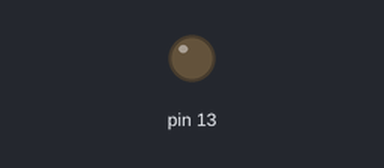
Recording of a sketch running on a simulated Arduino Uno, built with avr-gcc and run on an emulated ATmega328P. Parts: output pins drawn as LEDs (lit = HIGH).

Above: at 0.65 s.
At 5.15 s:
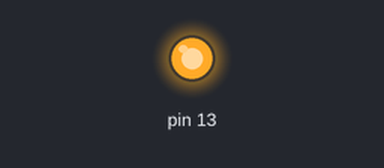
Timing chart, 0 to 7.8 s (numbered marks = the images above):
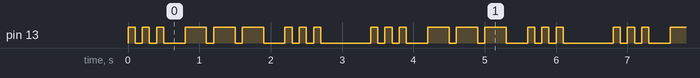

The sketch:

lab1_zad4_1.ino
```cpp
int t_kropka = 100;
int t_kreska = 300;

void pikaj(){
    char slowo[] = "SOS";
  for(int i=0;i<3;i++){
    char temp = slowo[i];
    switch(temp){
      case 'S':
          for(int j=0;j<3;j++){

            digitalWrite(13, HIGH);
            delay(t_kropka);
            digitalWrite(13, LOW);
            delay(t_kropka);

            }
          delay(2*t_kropka);
          break;
      case 'O':
          for(int k=0;k<3;k++){

            digitalWrite(13, HIGH);
            delay(t_kreska);
            digitalWrite(13, LOW);
            delay(t_kropka);
            }
          delay(2*t_kropka);
          break;
    }
  }
  delay(4*t_kropka);
}

void setup() {
 pinMode(13, OUTPUT);

}

void loop() {

  pikaj();


}
```

Measured:
- by itself, pin 13: repeats every 3.4 s: 2 × (LOW 0.10 s, HIGH 0.10 s), LOW 0.30 s, 2 × (HIGH 0.30 s, LOW 0.10 s), HIGH 0.30 s, LOW 0.30 s, 2 × (HIGH 0.10 s, LOW 0.10 s), HIGH 0.10 s, LOW 0.70 s, HIGH 0.10 s
- by itself, everything shown: repeats every 3.4 s, in 18 steps
